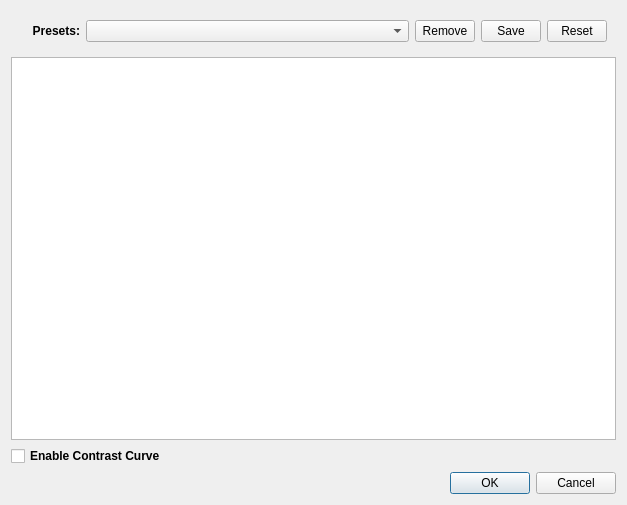
<?xml version="1.0" encoding="UTF-8"?>
<ui version="4.0">
 <class>dialog_contrast_curve</class>
 <widget class="QDialog" name="dialog_contrast_curve">
  <property name="geometry">
   <rect>
    <x>0</x>
    <y>0</y>
    <width>627</width>
    <height>505</height>
   </rect>
  </property>
  <property name="windowTitle">
   <string>Contrast Curve</string>
  </property>
  <layout class="QVBoxLayout" name="verticalLayout">
   <item>
    <widget class="QWidget" name="widget" native="true">
     <property name="maximumSize">
      <size>
       <width>16777215</width>
       <height>40</height>
      </size>
     </property>
     <layout class="QHBoxLayout" name="horizontalLayout">
      <item>
       <widget class="QLabel" name="label">
        <property name="maximumSize">
         <size>
          <width>60</width>
          <height>16777215</height>
         </size>
        </property>
        <property name="font">
         <font>
          <bold>true</bold>
         </font>
        </property>
        <property name="text">
         <string>Presets:</string>
        </property>
        <property name="alignment">
         <set>Qt::AlignRight|Qt::AlignTrailing|Qt::AlignVCenter</set>
        </property>
       </widget>
      </item>
      <item>
       <widget class="QComboBox" name="cbPresets"/>
      </item>
      <item>
       <widget class="QPushButton" name="btnRemovePreset">
        <property name="maximumSize">
         <size>
          <width>60</width>
          <height>16777215</height>
         </size>
        </property>
        <property name="text">
         <string>Remove</string>
        </property>
       </widget>
      </item>
      <item>
       <widget class="QPushButton" name="btnSavePreset">
        <property name="maximumSize">
         <size>
          <width>60</width>
          <height>16777215</height>
         </size>
        </property>
        <property name="text">
         <string>Save</string>
        </property>
       </widget>
      </item>
      <item>
       <widget class="QPushButton" name="btnResetPreset">
        <property name="maximumSize">
         <size>
          <width>60</width>
          <height>16777215</height>
         </size>
        </property>
        <property name="text">
         <string>Reset</string>
        </property>
       </widget>
      </item>
     </layout>
    </widget>
   </item>
   <item>
    <widget class="CustomChartView" name="gvChartCurve"/>
   </item>
   <item>
    <widget class="QCheckBox" name="chkCurve">
     <property name="font">
      <font>
       <bold>true</bold>
      </font>
     </property>
     <property name="text">
      <string>Enable Contrast Curve</string>
     </property>
    </widget>
   </item>
   <item>
    <widget class="QDialogButtonBox" name="buttonBox">
     <property name="orientation">
      <enum>Qt::Horizontal</enum>
     </property>
     <property name="standardButtons">
      <set>QDialogButtonBox::Cancel|QDialogButtonBox::Ok</set>
     </property>
    </widget>
   </item>
  </layout>
 </widget>
 <customwidgets>
  <customwidget>
   <class>CustomChartView</class>
   <extends>QGraphicsView</extends>
   <header>custom_chart_view.h</header>
  </customwidget>
 </customwidgets>
 <resources/>
 <connections>
  <connection>
   <sender>buttonBox</sender>
   <signal>accepted()</signal>
   <receiver>dialog_contrast_curve</receiver>
   <slot>accept()</slot>
   <hints>
    <hint type="sourcelabel">
     <x>248</x>
     <y>254</y>
    </hint>
    <hint type="destinationlabel">
     <x>157</x>
     <y>274</y>
    </hint>
   </hints>
  </connection>
  <connection>
   <sender>buttonBox</sender>
   <signal>rejected()</signal>
   <receiver>dialog_contrast_curve</receiver>
   <slot>reject()</slot>
   <hints>
    <hint type="sourcelabel">
     <x>316</x>
     <y>260</y>
    </hint>
    <hint type="destinationlabel">
     <x>286</x>
     <y>274</y>
    </hint>
   </hints>
  </connection>
 </connections>
</ui>
